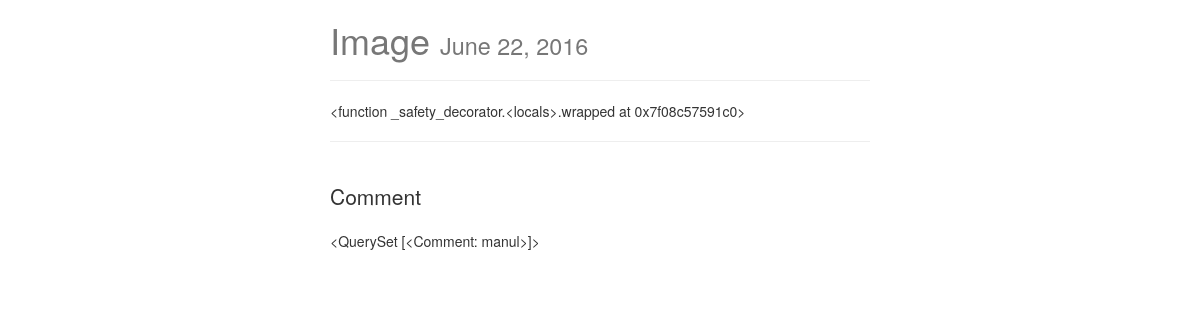
/posts/image-slug/ (signed in), run on the app's committed database.
### posts/models.py (models this page shows, shortened)
class Post(models.Model):
    user = models.ForeignKey(settings.AUTH_USER_MODEL, default=1)
    title = models.CharField(max_length=120)
    slug = models.SlugField(unique=True)
    image = models.ImageField(upload_to=upload_location,
            null=True,
            blank=True,
            width_field="width_field",
            height_field="height_field")
    height_field = models.IntegerField(default=0)
    width_field = models.IntegerField(default=0)
    content = models.TextField()
    draft = models.BooleanField(default=False)
    publish = models.DateField(auto_now=False, auto_now_add=False)
    updated = models.DateTimeField(auto_now=True, auto_now_add=False)
    timestamp = models.DateTimeField(auto_now=False, auto_now_add=True)
    objects = PostManager()
    class Meta:
        ordering = ["-timestamp", "-updated"]
    def get_markdown(self):
        content = self.content
        markdown_text = markdown(content)
        return mark_safe(markdown_text)

### comments/models.py (models this page shows, shortened)
class Comment(models.Model):
    user = models.ForeignKey(settings.AUTH_USER_MODEL, default=1)
    content_type = models.ForeignKey(ContentType, on_delete=models.CASCADE)
    object_id = models.PositiveIntegerField()
    content_object = GenericForeignKey('content_type', 'object_id')
    content = models.TextField()
    timestamp = models.DateTimeField(auto_now_add=True)
    def __str__(self):
        return str(self.user.username)

### posts/views.py (the view)
# urls.py: url(r'^(?P<slug>[\w-]+)/$', post_detail, name='detail'),
def post_detail(request, slug=None):
    instance = get_object_or_404(Post, slug=slug)
    if instance.publish > timezone.now().date() or instance.draft:
        if not request.user.is_staff or not request.user.is_superuser:
            raise Http404
    share_string = quote_plus(instance.content)
    content_type = ContentType.objects.get_for_model(Post)
    obj_id = instance.id
    comments = Comment.objects.filter(content_type=content_type,object_id=obj_id)
    context = {
		"title": instance.title,
		"instance": instance,
		"share_string": share_string,
        "comments":comments,
	}
    return render(request, "post_detail.html", context)

### posts/templatetags/urlify.py (called while the page is built)
@register.filter
def urlify(value):
    return quote_plus(value)

### templates/post_detail.html (shortened to what this page needs)
{% extends "base.html" %}
{% load urlify %}
{% block content %}
<div class='col-sm-6 col-sm-offset-3'>
<h1>{{ title }} <small>{% if instance.draft %}<span style='color:red;'>Draft</span> {% endif %}{{ instance.publish }}</small></h1>
<p><div class="fb-like" data-href="{{ request.build_absolute_uri }}" data-layout="button_count" data-action="like" data-show-faces="true" data-share="true"></div>
<hr/>
</p>
<div class='row'>
<div class='col-sm-12'>
<div class="post-detail-item">
{{ instance.get_markdown }}
<hr/>
<br/>
<div>
    <p class="lead">Comment</p>
    {{ comments }}
</div>
</div>
</div>
</div>
{% endblock content %}

### static/css/base.css (style rules this page uses)
h1 { color: #777777; }

### data on the page
Post: title "Image", publish "June 22, 2016", get_markdown "<function _safety_decorator.<locals>.wrapped at 0x7f08c57591c0>"
Comment: user.username "<QuerySet [<Comment: manul>]>"
